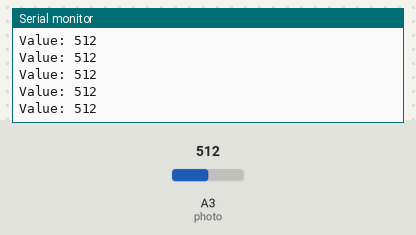
The sketch below on a simulated Arduino Uno, built with avr-gcc and run on an emulated ATmega328P. On the bench: the last lines printed to the serial monitor. The test bench sets the inputs (shaded band); at power-on: A3 (photo) = 512.

Above: at 1.2 s.
1.3 s: A3 (photo) set to 716
At 1.32 s:
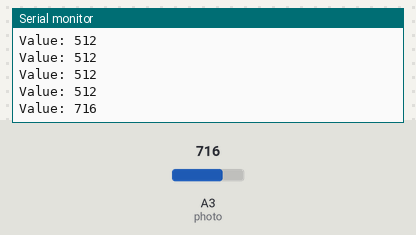
2.8 s: A3 (photo) set to 900
At 2.82 s:
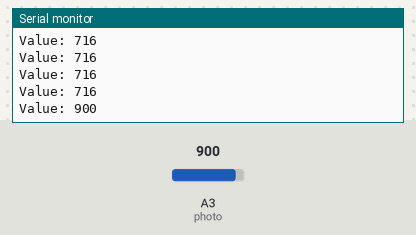
Timing chart, 0 to 5.8 s (numbered marks = the images above; inputs shaded):
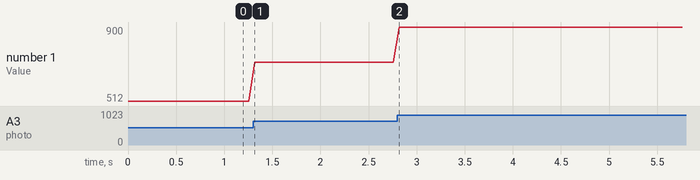

Measured:
- after the input at 1.3 s, the serial monitor: prints a new line at once (image 1)
- after the input at 2.8 s, the serial monitor: prints a new line at once (image 2)
- plotted number 1: 512 → 716 after the input at 1.3 s, 716 → 900 after the input at 2.8 s

The sketch:

photosensitive_module_example.ino
```cpp
// Define the photoresistor
int photo = 3;
int val; // define a numeric variable val

void setup () {
   // initialize serial communication:
  Serial.begin(9600);
  // input from KY-photoresistor
	pinMode (photo, INPUT);
}

void loop () {
	val = analogRead(photo); // read the value from KY-002
  Serial.print("Value: ");
  Serial.println(val, DEC);
  Serial.flush();
  delay(50);
}

/* References:
  1. https://arduinomodules.info/ky-002-vibration-switch-module/
  2. https://stackoverflow.com/questions/24074914/python-to-arduino-serial-read-write
 */
```
